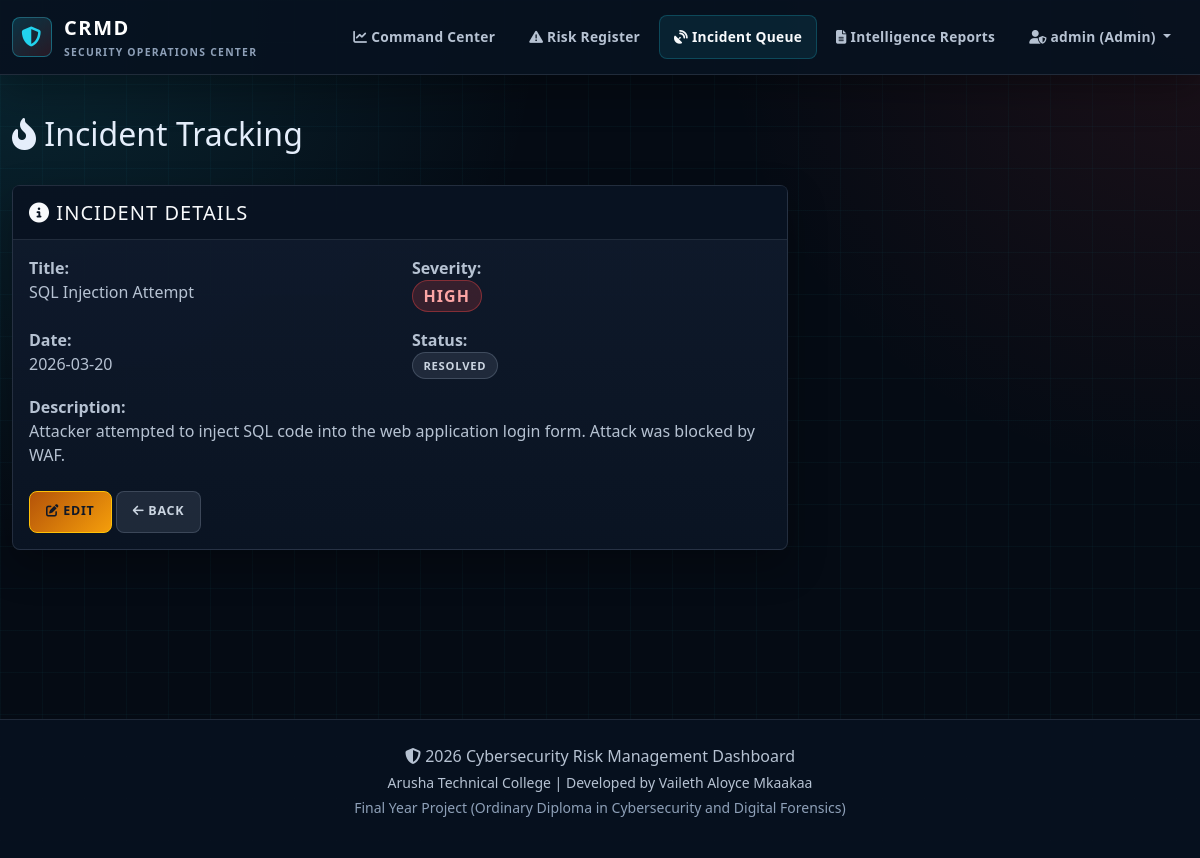
Page /incidents.php?action=view&id=2 (signed in) on the committed database.
### tables this page shows
CREATE TABLE incidents (
    id INT PRIMARY KEY AUTO_INCREMENT,
    title VARCHAR(255) NOT NULL,
    description TEXT NOT NULL,
    incident_date DATE NOT NULL,
    severity ENUM('High', 'Medium', 'Low') NOT NULL,
    resolved BOOLEAN DEFAULT FALSE,
    created_at TIMESTAMP DEFAULT CURRENT_TIMESTAMP,
    updated_at TIMESTAMP DEFAULT CURRENT_TIMESTAMP ON UPDATE CURRENT_TIMESTAMP,
    INDEX idx_severity (severity),
    INDEX idx_resolved (resolved),
    INDEX idx_date (incident_date)
);

### includes/functions.php (called while the page is built, shortened)
<?php
function get_incident($pdo, $id) {
    try {
        $stmt = $pdo->prepare('SELECT * FROM incidents WHERE id = :id LIMIT 1');
        $stmt->execute(['id' => $id]);
        return $stmt->fetch();
    } catch (PDOException $e) {
        error_log('Database Error: ' . $e->getMessage());
        return null;
    }
}
function esc($string) {
    return htmlspecialchars($string, ENT_QUOTES, 'UTF-8');
}
function get_severity_badge_class($severity) {
    $classes = [
        'High' => 'badge-danger',
        'Medium' => 'badge-warning',
        'Low' => 'badge-info'
    ];
    return $classes[$severity] ?? 'badge-secondary';
}
?>

### includes/auth.php (called while the page is built, shortened)
<?php
function is_admin() {
    return isset($_SESSION['role']) && $_SESSION['role'] === 'admin';
}
?>

### incidents.php (the view, shortened to what this page needs)
<?php
require_once __DIR__ . '/includes/header.php';
$action = $_GET['action'] ?? 'list';
$incident = null;
if (($action === 'edit' || $action === 'view') && isset($_GET['id'])) {
    $id = (int)$_GET['id'];
    $incident = get_incident($pdo, $id);
}
?>
<div class="row mb-4">
    <div class="col-lg-12">
        <div class="d-flex justify-content-between align-items-center">
            <h2><i class="fas fa-fire-alt"></i> Incident Tracking</h2>
        </div>
    </div>
</div>
<?php if ($action === 'list'): ?>
    <div class="card">
        <div class="card-header"><i class="fas fa-table"></i> All Incidents</div>
        <div class="card-body">
            <div class="table-responsive">
                <table class="table table-hover">
                    <thead>
                        <tr>
                            <th>Title</th>
                            <th>Date</th>
                            <th>Severity</th>
                            <th>Status</th>
                            <th style="width: 120px;">Actions</th>
                        </tr>
                    </thead>
                    <tbody>
                        <?php
                        $incidents = get_all_incidents($pdo);
                        if (!empty($incidents)):
                            foreach ($incidents as $inc):
                        ?>
                            <tr>
                                <td><strong><?php echo esc($inc['title']); ?></strong></td>
                                <td><?php echo $inc['incident_date']; ?></td>
                                <td><span class="badge <?php echo get_severity_badge_class($inc['severity']); ?>"><?php echo $inc['severity']; ?></span></td>
                                <td><span class="badge bg-secondary"><?php echo $inc['resolved'] ? 'Resolved' : 'Unresolved'; ?></span></td>
                                <td>
                                    <a href="?action=view&id=<?php echo $inc['id']; ?>" class="btn btn-sm btn-info"><i class="fas fa-eye"></i></a>
                                    <?php if (is_admin()): ?>
                                        <a href="?action=edit&id=<?php echo $inc['id']; ?>" class="btn btn-sm btn-warning"><i class="fas fa-edit"></i></a>
                                        <form method="POST" style="display: inline;" onsubmit="return confirmDelete('incident');"><input type="hidden" name="action" value="delete"><input type="hidden" name="id" value="<?php echo $inc['id']; ?>"><input type="hidden" name="csrf_token" value="<?php echo generate_csrf_token(); ?>"><button type="submit" class="btn btn-sm btn-danger"><i class="fas fa-trash"></i></button></form>
                                    <?php endif; ?>
                                </td>
                            </tr>
                        <?php endforeach; else: ?>
                            <tr><td colspan="5" class="text-center text-muted py-4"><i class="fas fa-inbox fa-2x mb-2"></i><br>No incidents recorded yet.</td></tr>
                        <?php endif; ?>
                    </tbody>
                </table>
            </div>
        </div>
    </div>
<?php elseif ($action === 'view'): ?>
    <div class="row">
        <div class="col-lg-8">
            <div class="card">
                <div class="card-header"><h5 class="mb-0"><i class="fas fa-info-circle"></i> Incident Details</h5></div>
                <div class="card-body">
                    <div class="row mb-3">
                        <div class="col-md-6">
                            <strong>Title:</strong><br><?php echo esc($incident['title']); ?>
                        </div>
                        <div class="col-md-6">
                            <strong>Severity:</strong><br><span class="badge <?php echo get_severity_badge_class($incident['severity']); ?> fs-6"><?php echo $incident['severity']; ?></span>
                        </div>
                    </div>
                    <div class="row mb-3">
                        <div class="col-md-6">
                            <strong>Date:</strong><br><?php echo $incident['incident_date']; ?>
                        </div>
                        <div class="col-md-6">
                            <strong>Status:</strong><br><span class="badge bg-secondary"><?php echo $incident['resolved'] ? 'Resolved' : 'Unresolved'; ?></span>
                        </div>
                    </div>
                    <div class="mb-3">
                        <strong>Description:</strong><br><p><?php echo nl2br(esc($incident['description'])); ?></p>
                    </div>
                    <div class="mt-4">
                        <?php if (is_admin()): ?>
                            <a href="?action=edit&id=<?php echo $incident['id']; ?>" class="btn btn-warning"><i class="fas fa-edit"></i> Edit</a>
                        <?php endif; ?>
                        <a href="incidents.php" class="btn btn-secondary"><i class="fas fa-arrow-left"></i> Back</a>
                    </div>
                </div>
            </div>
        </div>
    </div>
<?php endif; ?>
<?php require_once __DIR__ . '/includes/footer.php'; ?>

### assets/css/style.css (style rules this page uses)
:root { --primary-color: #07111f; --secondary-color: #22d3ee; --success-color: #22c55e; --warning-color: #f59e0b; --danger-color: #ef4444; --info-color: #38bdf8; --light-bg: #0f172a; --bg: #050b14; --bg-elevated: #0b1424; --bg-panel: #101b2d; --bg-panel-soft: #132238; --border: rgba(148, 163, 184, 0.18); --border-strong: rgba(34, 211, 238, 0.36); --text: #e5eefb; --muted: #8ea0b8; --muted-strong: #b6c2d2; --cyan: #22d3ee; --blue: #38bdf8; --green: #22c55e; --amber: #f59e0b; --red: #ef4444; --violet: #a78bfa; --radius: 8px; --shadow: 0 18px 48px rgba(0, 0, 0, 0.35); }
* { box-sizing: border-box; }
html { min-height: 100%; }
body { min-height: 100vh; margin: 0; background: linear-gradient(rgba(34, 211, 238, 0.035) 1px, transparent 1px), linear-gradient(90deg, rgba(34, 211, 238, 0.035) 1px, transparent 1px), radial-gradient(circle at top left, rgba(34, 211, 238, 0.14), transparent 34rem), radial-gradient(circle at top right, rgba(239, 68, 68, 0.10), transparent 30rem), var(--bg); background-size: 42px 42px, 42px 42px, auto, auto, auto; color: var(--text); font-family: "Segoe UI", Tahoma, Geneva, Verdana, sans-serif; }
a { color: var(--cyan); }
.card, .widget-card, .analytics-card, .score-card, .siem-panel, .login-card { background: linear-gradient(180deg, rgba(16, 27, 45, 0.96), rgba(10, 20, 35, 0.98)); border: 1px solid var(--border); border-radius: var(--radius); box-shadow: 0 16px 38px rgba(0, 0, 0, 0.28); color: var(--text); }
.card { margin-bottom: 1.5rem; }
.card-header { background: rgba(7, 17, 31, 0.78); border-bottom: 1px solid var(--border); color: #f8fafc; font-size: 0.82rem; font-weight: 800; letter-spacing: 0.08em; padding: 0.9rem 1rem; text-transform: uppercase; }
.card-body { color: var(--muted-strong); }
.badge { border: 1px solid transparent; border-radius: 999px; font-size: 0.7rem; font-weight: 850; letter-spacing: 0.07em; padding: 0.42rem 0.65rem; text-transform: uppercase; }
.badge-danger, .bg-danger { background: rgba(239, 68, 68, 0.18) !important; border-color: rgba(239, 68, 68, 0.42); color: #fca5a5 !important; }
.bg-secondary, .badge-secondary { background: rgba(148, 163, 184, 0.14) !important; border-color: rgba(148, 163, 184, 0.28); color: #cbd5e1 !important; }
.btn { border-radius: var(--radius); font-size: 0.78rem; font-weight: 850; letter-spacing: 0.06em; padding: 0.68rem 1rem; text-transform: uppercase; }
.btn-warning { background: linear-gradient(135deg, #b45309, #f59e0b); color: #111827; }
.btn-secondary { background: rgba(148, 163, 184, 0.15); border: 1px solid rgba(148, 163, 184, 0.25); color: #cbd5e1; }

### includes/header.php (style rules this page uses)
:root { --primary-color: #07111f; --secondary-color: #22d3ee; --success-color: #22c55e; --warning-color: #f59e0b; --danger-color: #ef4444; --info-color: #38bdf8; --light-bg: #0f172a; }

### rows in the picture
incidents: title "SQL Injection Attempt", severity "HIGH", incident_date "2026-03-20", description "Attacker attempted to inject SQL code into the web application login form. Attack was blocked by WAF."

### other values in the picture
$_SESSION['username'] "admin"
$_SESSION['role'] "Admin"
